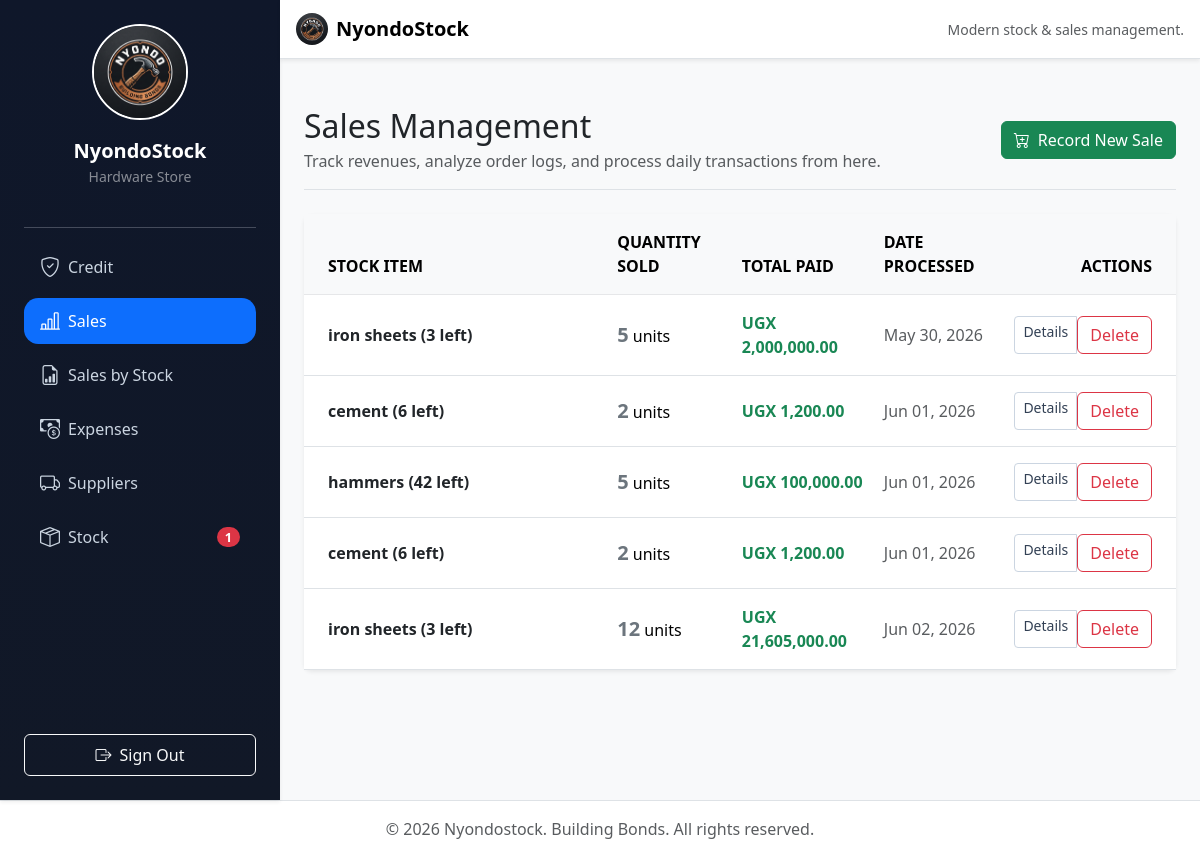
Before: / (signed in) with the older database file.
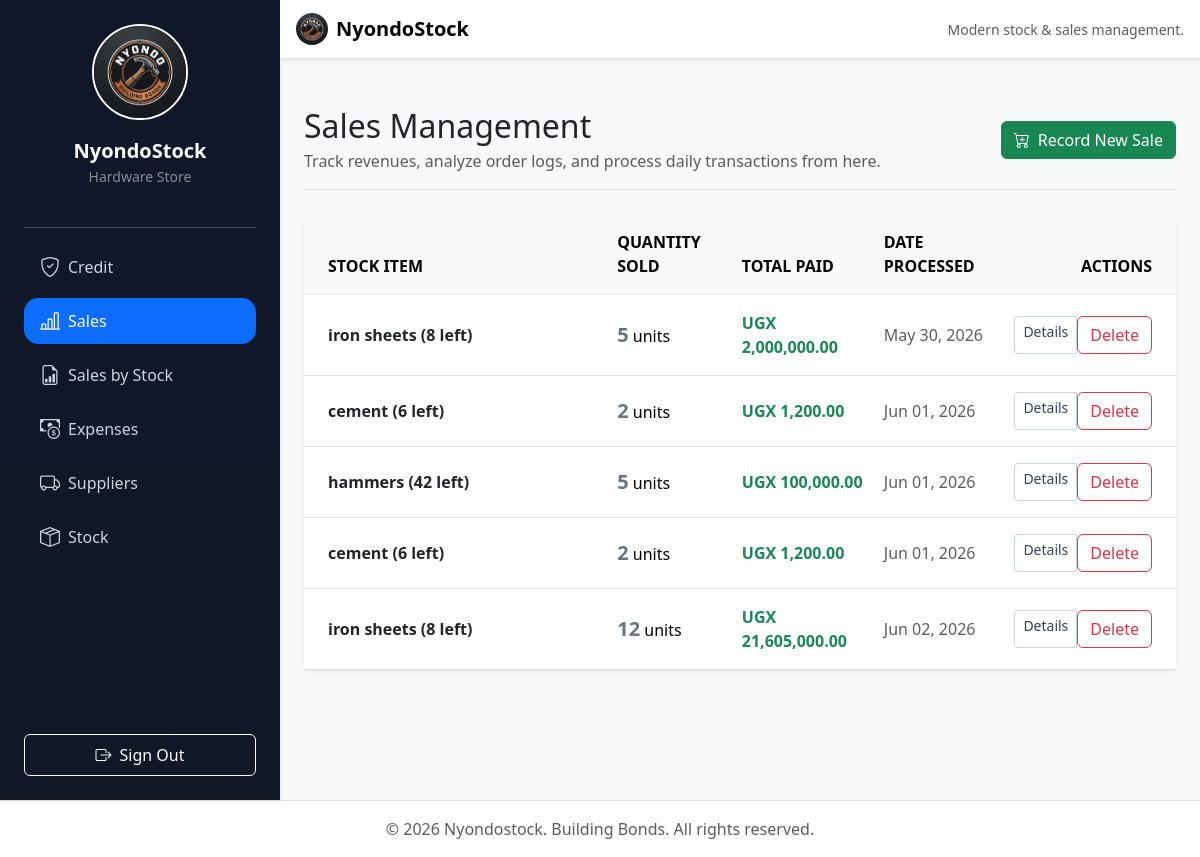
After: the same page with the newer database file.
### finance/models.py (models this page shows, shortened)
class Sale(models.Model):
    staff = models.ForeignKey(
        Staff,
        on_delete=models.SET_NULL,
        null=True,
        blank=True,
        related_name='sales',
        db_column='customer_id'
    )
    customer_name = models.CharField(max_length=255, null=True, blank=True)
    stock = models.ForeignKey(Stock, on_delete=models.SET_NULL, null=True)
    quantity_sold = models.IntegerField()
    delivery_distance = models.DecimalField(max_digits=6, decimal_places=2, default=Decimal('0.00'), null=True, blank=True)
    delivery_fee = models.DecimalField(max_digits=20, decimal_places=2, default=Decimal('0.00'))
    date = models.DateField(auto_now_add=True)
    unit_price = models.DecimalField(max_digits=20, decimal_places=2, null=True, blank=True)
    expense_amount = models.DecimalField(max_digits=20, decimal_places=2, default=Decimal('0.00'))
    net_profit = models.DecimalField(max_digits=20, decimal_places=2, default=Decimal('0.00'))
    @property
    def total_revenue(self):
        return (self.unit_price or Decimal('0.00')) * Decimal(self.quantity_sold or 0)
    @property
    def total_amount_due(self):
        return self.total_revenue + (self.delivery_fee or Decimal('0.00'))

### stock/models.py (models this page shows, shortened)
class Stock(models.Model):
    STOCK_CHOICES = [
      ('hammers', 'Hammers'),
      ('nails', 'Nails'),
      ('iron sheets', 'Iron Sheets'),
      ('cement', 'Cement'),
      ('toolbox','Toolbox'),
      ('timber', 'Timber'),
      ('wire mesh', 'Wire Mesh'),
    ]
    name = models.CharField(max_length=25, choices=STOCK_CHOICES)
    quantity = models.IntegerField()
    date = models.DateTimeField(auto_now_add=True)
    unit_cost = models.DecimalField(max_digits=20, decimal_places=2)
    total_cost = models.DecimalField(max_digits=20, decimal_places=2)
    is_on_credit = models.BooleanField(default=False)
    is_paid = models.BooleanField(default=False)
    low_stock_threshold = models.IntegerField(default=5)
    unit_price = models.DecimalField(max_digits=20, decimal_places=2, null=True, blank=True)
    is_deleted = models.BooleanField(default=False)
    objects = StockManager()  # Default manager - excludes deleted
    all_objects = models.Manager()  # Get all, including deleted
    def __str__(self):
        return f"{self.name} ({self.quantity} left)"

### finance/views.py (the view)
# urls.py: path('', views.sales_list, name='sales_list'),
@login_required
def sales_list(request):
    sales = Sale.objects.all()
    return render(request, 'store/sales_list.html', {'sales':sales})

### stock/context_processors.py (called while the page is built)
def low_stock_alerts(request):
    alert_count = 0
    if request.user.is_authenticated:
        alert_count = Stock.objects.filter(quantity__lte=F('low_stock_threshold')).count()
    return {
        'low_stock_count': alert_count
    }

### stock/models.py (called while the page is built)
    def get_queryset(self):
        return super().get_queryset().filter(is_deleted=False)

### templates/store/sales_list.html (shortened to what this page needs)
{% extends 'base.html' %}
{% load humanize %}
{% block content %}
<div class="container my-4">
    <div class="d-flex flex-column flex-md-row justify-content-between align-items-md-center border-bottom pb-3 mb-4">
        <div>
            <h1 class="h2 text-dark mb-1">Sales Management</h1>
            <p class="text-muted mb-md-0">Track revenues, analyze order logs, and process daily transactions from here.</p>
        </div>
        <div>
            <a href="{% url 'sales_reg_form' %}" class="btn btn-success d-inline-flex align-items-center">
                <i class="bi bi-cart-plus me-2"></i>Record New Sale
            </a>
        </div>
    </div>
    <div class="card shadow-sm border-0 rounded-3">
        <div class="card-body p-0">
            <div class="table-responsive">
                <table class="table table-hover align-middle mb-0">
                    <thead class="table-light text-uppercase fs-7 text-muted">
                        <tr>
                            <th class="ps-4 py-3" style="width: 35%;">Stock Item</th>
                            <th class="py-3">Quantity Sold</th>
                            <th class="py-3">Total Paid</th>
                            <th class="py-3">Date Processed</th>
                            <th class="pe-4 py-3 text-end">Actions</th>
                        </tr>
                    </thead>
                    <tbody>
                        {% for sale in sales %}
                            <tr>
                                <td class="ps-4 py-3">
                                    <a href="{% url 'generate_receipt' pk=sale.pk %}" class="text-decoration-none">
                                        <span class="fw-semibold text-dark d-block">{{ sale.stock }}</span>
                                    </a>
                                </td>
                                <td class="py-3">
                                    <span class="fs-5 fw-bold text-secondary">{{ sale.quantity_sold }}</span> units
                                </td>
                                <td class="py-3">
                                    <span class="fw-bold text-success">UGX {{ sale.total_amount_due|floatformat:2|intcomma }}</span>
                                </td>
                                <td class="py-3 text-muted fs-7">
                                    {{ sale.date|date:"M d, Y" }}
                                </td>
                                <td class="pe-4 py-3 text-end">
                                    <div class="btn-group btn-group-sm" role="group">
                                        <a href="{% url 'generate_receipt' pk=sale.pk %}" class="btn btn-outline-secondary" title="View Sale Receipt">Details</a>
                                        <form method="post" action="{% url 'sale_delete' pk=sale.pk %}" class="m-0">
                                            <button type="submit" class="btn btn-outline-danger" onclick="return confirm('Are you sure you want to delete this sale?');">Delete</button>
                                        </form>
                                    </div>
                                </td>
                            </tr>
                        {% endfor %}
                    </tbody>
                </table>
            </div>
        </div>
    </div>
</div>
{% endblock %}

Changed rows visible on the page:
changed through a linked row, Sale "May 30, 2026": stock "iron sheets (3 left)" → "iron sheets (8 left)"
changed through a linked row, Sale "Jun 02, 2026": stock "iron sheets (3 left)" → "iron sheets (8 left)"
Other visible differences:
{{ low_stock_count }}: "1" → (not shown)
